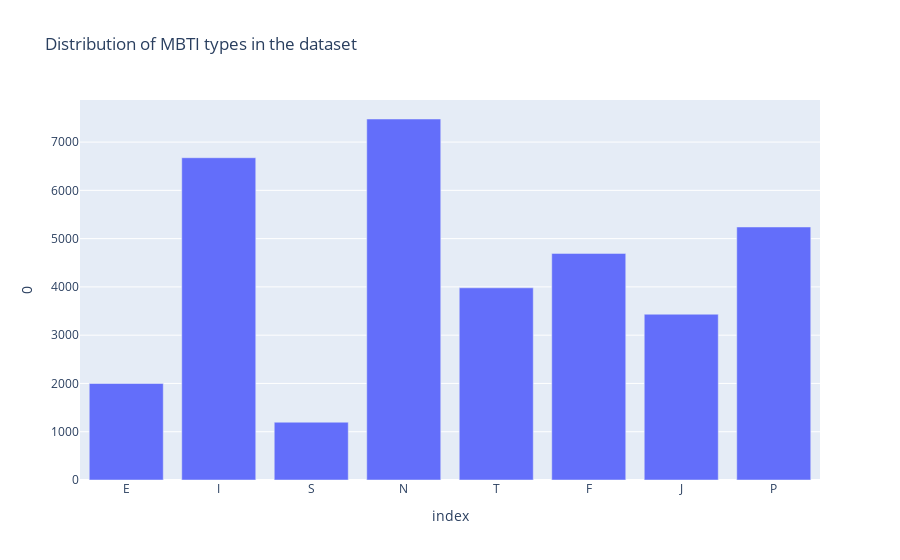

This figure's notebook cell:
### Code cell
#plot the distribution of the MBTI types in the dataset
# print(pd.melt(df[['is_E', 'is_S', 'is_T', 'is_J']]).value_counts())
mbti_df = df[['E', 'I', 'S', 'N', 'T', 'F', 'J', 'P']]
value_counts_df = mbti_df.sum().reset_index()
print(value_counts_df)
#plot the graph
fig = px.bar(value_counts_df, x='index', y=0, title='Distribution of MBTI types in the dataset')
fig.show()

### Figure 1 — Plotly figure (JSON) as saved in the notebook; plotly's stock layout.template omitted (floating-point values rounded to 4 significant figures)
{"data": [{"alignmentgroup": "True", "hovertemplate": "index=%{x}<br>0=%{y}<extra></extra>", "legendgroup": "", "marker": {"color": "#636efa", "pattern": {"shape": ""}}, "name": "", "offsetgroup": "", "orientation": "v", "showlegend": false, "textposition": "auto", "type": "bar", "x": ["E", "I", "S", "N", "T", "F", "J", "P"], "xaxis": "x", "y": [1999, 6676, 1197, 7478, 3981, 4694, 3434, 5241], "yaxis": "y"}], "layout": {"barmode": "relative", "legend": {"tracegroupgap": 0}, "title": {"text": "Distribution of MBTI types in the dataset"}, "xaxis": {"anchor": "y", "domain": [0, 1], "title": {"text": "index"}}, "yaxis": {"anchor": "x", "domain": [0, 1], "title": {"text": "0"}}}}
